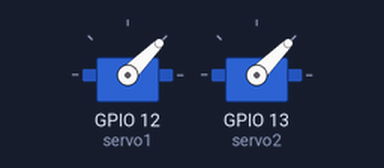
A program run on a simulated Raspberry Pi (BCM pin numbers). Parts: 2 × servo. Servo angles are drawn from the pulse width (0.5 ms = 0°, 2.5 ms = 180°).

Above: at 0.05 s.
At 0.75 s:
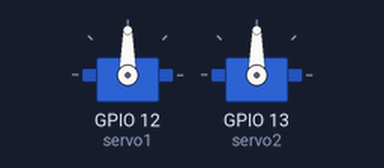
At 1.5 s:
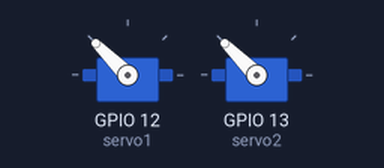
Timing chart, 0 to 3.5 s (numbered marks = the images above):
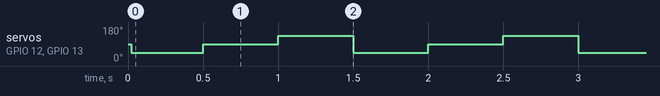

Measured:
- by itself, servo on GPIO 12 (servo1), servo on GPIO 13 (servo2): repeats every 1.5 s: 90° 0.50 s, 135° 0.50 s, 45° 0.50 s

The program:

scaryZap.py
```python
from gpiozero import Servo
from time import sleep

servo1 = Servo(12)
servo2 = Servo(13)

while True:
    servo1.min()
    servo2.min()
    sleep(0.5)
    servo1.mid()
    servo2.mid()
    sleep(0.5)
    servo1.max()
    servo2.max()
    sleep(0.5)
```
